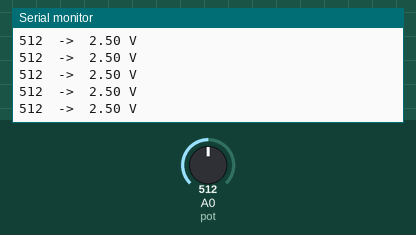
Simulated run of this sketch. Board: Arduino Uno, built with avr-gcc and run on an emulated ATmega328P. On the bench: the last lines printed to the serial monitor. The inputs (shaded band) are chosen by the test bench; at power-on: A0 (pot) = 512.

Above: at 1.2 s.
1.3 s: A0 (pot) set to 716
At 1.56 s:
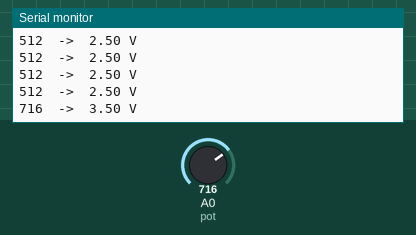
2.8 s: A0 (pot) set to 900
At 2.97 s:
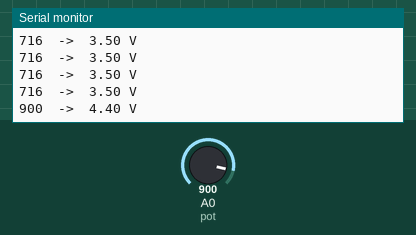
Timing chart, 0 to 5.8 s (numbered marks = the images above; inputs shaded):
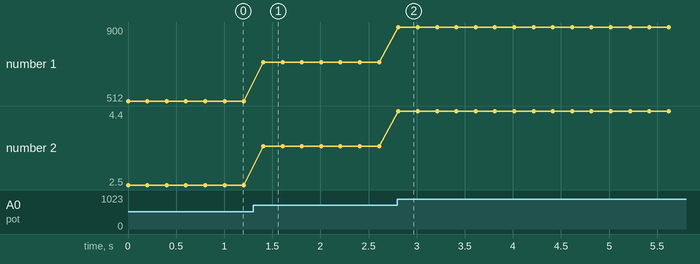

The sketch:

READING_POT.ino
```cpp
int pot = A0;
void setup() {
  Serial.begin(9600);
}

void loop() {
  int value = analogRead(pot);            // 0 to 1023
  float volts = value * (5.0 / 1023.0);

  Serial.print(value);
  Serial.print("  ->  ");
  Serial.print(volts);
  Serial.println(" V");

  delay(200);
}
```

Measured:
- after the input at 1.3 s, the serial monitor: prints a new line after 0.11 s (image 1)
- after the input at 2.8 s, the serial monitor: prints a new line at once (image 2)
- plotted number 1: 512 → 716 after the input at 1.3 s, 716 → 900 after the input at 2.8 s
- plotted number 2: 2.5 → 3.5 after the input at 1.3 s, 3.5 → 4.4 after the input at 2.8 s
